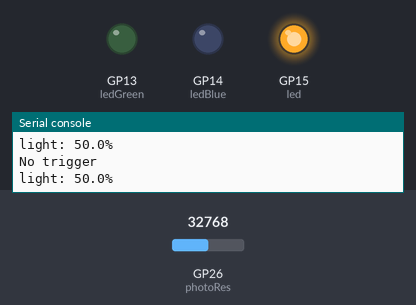
Bench run of a program on a simulated Raspberry Pi Pico running MicroPython. On the bench: output pins drawn as LEDs (lit = HIGH), the last lines printed to the serial console. The test bench sets the inputs (shaded band); at power-on: GP26 (photoRes) = 32768 (analog values on the 0–65535 scale).

Above: at 1.2 s.
1.3 s: GP26 (photoRes) set to 31200
At 2.7 s:
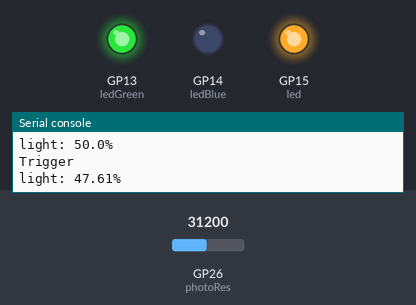
3.5 s: GP26 (photoRes) set to 32767
At 4.3 s:
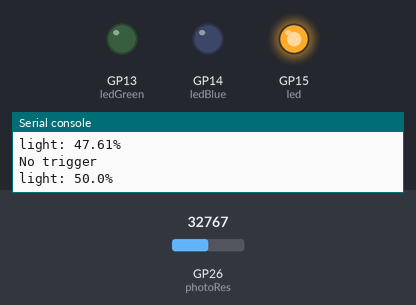
5.5 s: GP26 (photoRes) set to 19660
At 7.0 s:
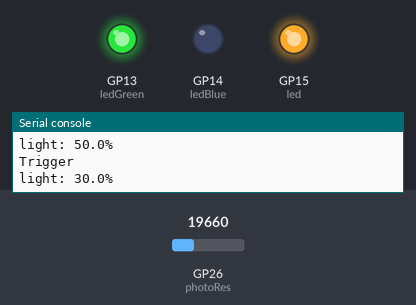
Timing chart, 0 to 8.5 s (numbered marks = the images above; inputs shaded):
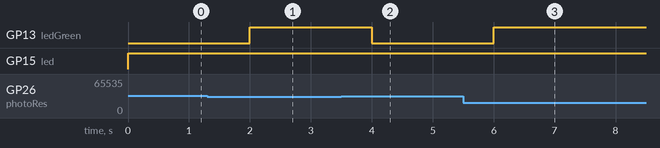

The program:

ir_coin.py
```python
from machine import ADC, Pin
from time import sleep

photoPIN = 26
led = Pin(15, Pin.OUT)
ledGreen = Pin(13, Pin.OUT)
ledBlue = Pin(14, Pin.OUT)

def readLight(photoGP):
    photoRes = ADC(Pin(26))
    light = photoRes.read_u16()
    light = round(light/65535*100,2)
    led.value(1)
    if light < 49:
        ledGreen.value(1)
        print("Trigger")

    else:
        ledGreen.value(0)
        print("No trigger")

    return light

while True:
    print("light: " + str(readLight(photoPIN)) +"%")
    sleep(1) # set a delay between readings
```

Measured:
- the behaviour switches between 32112 and 32096 on GP26 (photoRes) (found by bisection; images 0 and 1)
- after the input at 1.3 s, GP13 (ledGreen): LOW → HIGH after 0.70 s
- after the input at 3.5 s, GP13 (ledGreen): HIGH → LOW after 0.50 s
- after the input at 5.5 s, GP13 (ledGreen): LOW → HIGH after 0.50 s
